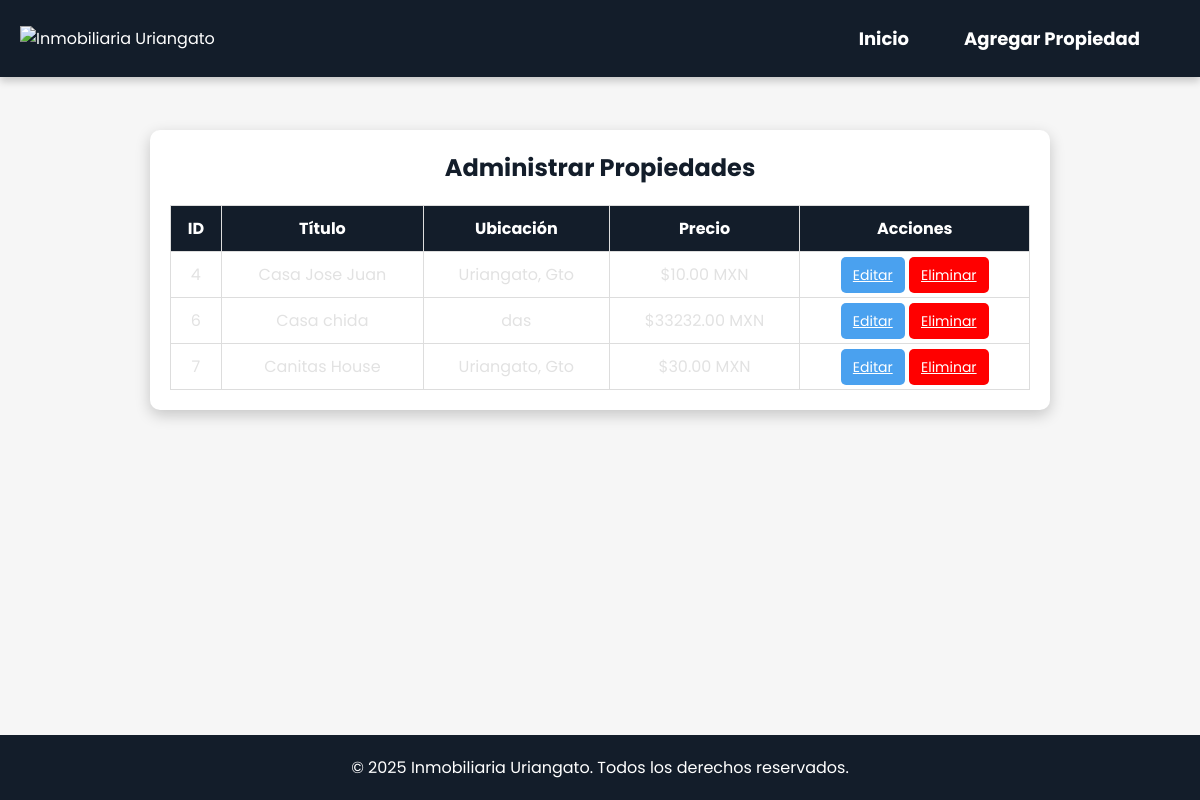
Page /propiedades_admin/ (signed in) on the committed database.
### principal/models.py (models this page shows, shortened)
class Propiedad(models.Model):
    titulo = models.CharField(max_length=200)
    descripcion = models.TextField()
    ubicacion = models.CharField(max_length=200)
    precio = models.DecimalField(max_digits=10, decimal_places=2)
    foto_principal = models.ImageField(upload_to='propiedades/')
    fecha_creacion = models.DateTimeField(auto_now_add=True)

### principal/views.py (the view)
# urls.py: path('propiedades_admin/', views.propiedades_admin, name='propiedades_admin'),
@user_passes_test(lambda u: u.is_superuser)
def propiedades_admin(request):
    propiedades = Propiedad.objects.all()
    return render(request, 'principal/propiedades_admin.html', {'propiedades': propiedades})

### principal/templates/principal/propiedades_admin.html (shortened to what this page needs)
<!DOCTYPE html>
<html lang="es">
<head>
    {% load static %}
    <link rel="stylesheet" href="{% static 'estilos/main.css' %}">
    <link rel="stylesheet" href="{% static 'estilos/propiedades_admin.css' %}">
    <link rel="stylesheet" href="https://cdnjs.cloudflare.com/ajax/libs/font-awesome/6.0.0/css/all.min.css">
</head>
<body>
    <header>
        <div class="logo">
            <img src="{% static 'imagenes/logo.png' %}" alt="Inmobiliaria Uriangato">
        </div>
        <nav>
            <ul>
                <li><a href="{% url 'index' %}">Inicio</a></li>
                <li><a href="{% url 'agregar_propiedad' %}">Agregar Propiedad</a></li>
            </ul>
        </nav>
    </header>
    <main>
        <section class="admin-container">
            <h2>Administrar Propiedades</h2>
            <table class="tabla-propiedades">
                <thead>
                    <tr>
                        <th>ID</th>
                        <th>Título</th>
                        <th>Ubicación</th>
                        <th>Precio</th>
                        <th>Acciones</th>
                    </tr>
                </thead>
                <tbody>
                    {% for propiedad in propiedades %}
                    <tr>
                        <td>{{ propiedad.id }}</td>
                        <td>{{ propiedad.titulo }}</td>
                        <td>{{ propiedad.ubicacion }}</td>
                        <td>${{ propiedad.precio }} MXN</td>
                        <td>
                            <a href="{% url 'editar_propiedad' propiedad.id %}" class="btn-editar">Editar</a>
                            <a href="{% url 'eliminar_propiedad' propiedad.id %}" class="btn-eliminar" onclick="return confirm('¿Estás seguro de que deseas eliminar esta propiedad?');">Eliminar</a>
                        </td>
                    </tr>
                    {% empty %}
                    <tr>
                        <td colspan="5">No hay propiedades registradas.</td>
                    </tr>
                    {% endfor %}
                </tbody>
            </table>
        </section>
    </main>
    <footer>
        <p>&copy; 2025 Inmobiliaria Uriangato. Todos los derechos reservados.</p>
    </footer>
</body>
</html>

### principal/static/estilos/main.css (style rules this page uses)
:root { --primary-color: #4AA1EF; --secondary-color: #0CDDC7; --dark-bg: #131D2A; --text-color: #E2E2E2; --light-bg: #F6F6F6; --white: #FFFFFF; }
body { min-height: 100vh; display: flex; flex-direction: column; font-family: 'Poppins', sans-serif; margin: 0; padding: 0; background-color: var(--light-bg); color: var(--text-color); }
html, body { overflow-x: hidden; width: 100%; }
main { flex: 1; max-width: 100%; overflow-x: hidden; }
* { box-sizing: border-box; margin: 0; padding: 0; }
header { background-color: var(--dark-bg); color: var(--white); padding: 15px 20px; display: flex; justify-content: space-between; align-items: center; position: fixed; top: 0; left: 0; width: 100%; z-index: 1000; transition: all 0.3s ease-in-out; box-shadow: 0px 4px 8px rgba(0, 0, 0, 0.2); }
body { padding-top: 80px; }
.logo img { height: 50px; }
nav ul { list-style: none; margin: 0; padding: 0; display: flex; }
nav ul li { margin-right: 25px; }
nav ul li a { color: var(--white); text-decoration: none; font-size: 18px; font-weight: bold; transition: color 0.3s; }
footer { background-color: var(--dark-bg); color: var(--white); text-align: center; padding: 20px; position: relative; bottom: 0; width: 100%; margin-top: 20px; }
nav ul { list-style: none; margin: 0; padding: 0; display: flex; position: relative; }
nav ul li { position: relative; margin-right: 25px; }
nav ul li a { color: var(--white); text-decoration: none; font-size: 18px; font-weight: bold; transition: color 0.3s; padding: 10px 15px; display: block; }

### principal/static/estilos/propiedades_admin.css (style rules this page uses)
.admin-container { max-width: 900px; margin: 50px auto; padding: 20px; background: var(--white); border-radius: 10px; box-shadow: 0px 5px 15px rgba(0, 0, 0, 0.2); text-align: center; }
.admin-container h2 { color: var(--dark-bg); margin-bottom: 20px; }
.tabla-propiedades { width: 100%; border-collapse: collapse; margin-top: 20px; }
.tabla-propiedades th, .tabla-propiedades td { border: 1px solid #ddd; padding: 10px; text-align: center; }
.tabla-propiedades th { background-color: var(--dark-bg); color: var(--white); }
.btn-editar, .btn-eliminar { padding: 8px 12px; border-radius: 5px; font-size: 14px; cursor: pointer; transition: background 0.3s; border: none; }
.btn-editar { background-color: var(--primary-color); color: var(--white); }
.btn-eliminar { background-color: red; color: var(--white); }

### rows in the picture
Propiedad: id "4", titulo "Casa Jose Juan", ubicacion "Uriangato, Gto", precio "10.00"
Propiedad: id "6", titulo "Casa chida", ubicacion "das", precio "33232.00"
Propiedad: id "7", titulo "Canitas House", ubicacion "Uriangato, Gto", precio "30.00"
